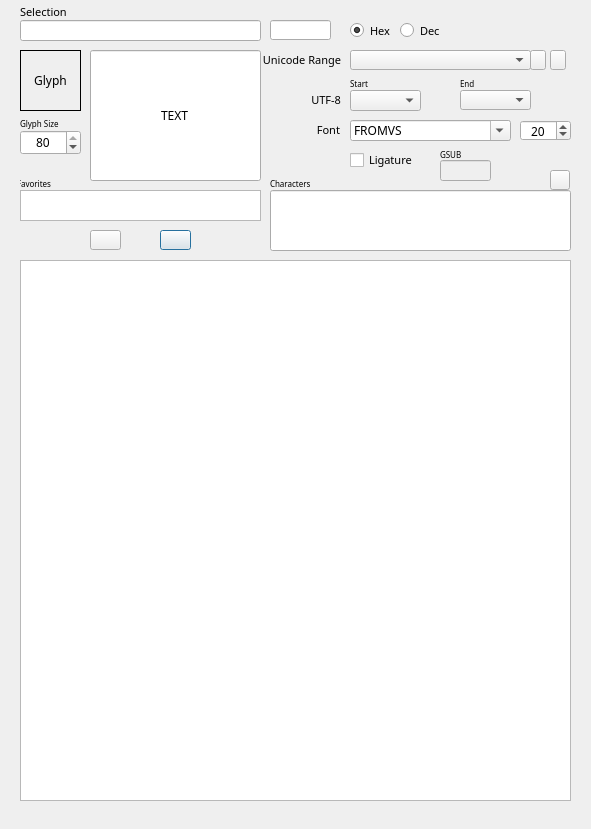
<?xml version="1.0" encoding="UTF-8"?>
<ui version="4.0">
 <class>CharRef</class>
 <widget class="QDialog" name="CharRef">
  <property name="geometry">
   <rect>
    <x>0</x>
    <y>0</y>
    <width>591</width>
    <height>829</height>
   </rect>
  </property>
  <property name="font">
   <font>
    <family>FROMVS</family>
    <pointsize>9</pointsize>
   </font>
  </property>
  <property name="windowTitle">
   <string>Character Reference</string>
  </property>
  <widget class="QTableWidget" name="chrTableWidget">
   <property name="geometry">
    <rect>
     <x>20</x>
     <y>260</y>
     <width>551</width>
     <height>541</height>
    </rect>
   </property>
   <property name="sizePolicy">
    <sizepolicy hsizetype="Preferred" vsizetype="Preferred">
     <horstretch>0</horstretch>
     <verstretch>0</verstretch>
    </sizepolicy>
   </property>
   <property name="font">
    <font>
     <family>FROMVS</family>
     <pointsize>12</pointsize>
    </font>
   </property>
   <property name="acceptDrops">
    <bool>false</bool>
   </property>
   <property name="editTriggers">
    <set>QAbstractItemView::CurrentChanged|QAbstractItemView::DoubleClicked|QAbstractItemView::EditKeyPressed|QAbstractItemView::SelectedClicked</set>
   </property>
   <property name="selectionMode">
    <enum>QAbstractItemView::SingleSelection</enum>
   </property>
   <property name="wordWrap">
    <bool>false</bool>
   </property>
   <property name="cornerButtonEnabled">
    <bool>false</bool>
   </property>
  </widget>
  <widget class="QLabel" name="fontlabel">
   <property name="geometry">
    <rect>
     <x>290</x>
     <y>120</y>
     <width>50</width>
     <height>20</height>
    </rect>
   </property>
   <property name="font">
    <font>
     <family>FROMVS</family>
     <pointsize>8</pointsize>
     <weight>50</weight>
     <italic>false</italic>
     <bold>false</bold>
    </font>
   </property>
   <property name="text">
    <string>Font</string>
   </property>
   <property name="alignment">
    <set>Qt::AlignRight|Qt::AlignTrailing|Qt::AlignVCenter</set>
   </property>
  </widget>
  <widget class="QLineEdit" name="chrSelected">
   <property name="geometry">
    <rect>
     <x>90</x>
     <y>50</y>
     <width>171</width>
     <height>131</height>
    </rect>
   </property>
   <property name="font">
    <font>
     <family>FROMVS</family>
     <pointsize>9</pointsize>
    </font>
   </property>
   <property name="toolTip">
    <string>Selected Character</string>
   </property>
   <property name="text">
    <string>TEXT</string>
   </property>
   <property name="alignment">
    <set>Qt::AlignCenter</set>
   </property>
   <property name="readOnly">
    <bool>true</bool>
   </property>
  </widget>
  <widget class="QComboBox" name="uCodeRangeComboBox">
   <property name="geometry">
    <rect>
     <x>350</x>
     <y>50</y>
     <width>181</width>
     <height>20</height>
    </rect>
   </property>
   <property name="font">
    <font>
     <family>FROMVS</family>
     <pointsize>9</pointsize>
    </font>
   </property>
   <property name="toolTip">
    <string>Select Unicode Point Range</string>
   </property>
  </widget>
  <widget class="QSpinBox" name="fontSizeBox">
   <property name="geometry">
    <rect>
     <x>520</x>
     <y>120</y>
     <width>51</width>
     <height>21</height>
    </rect>
   </property>
   <property name="font">
    <font>
     <family>FROMVS</family>
     <pointsize>9</pointsize>
    </font>
   </property>
   <property name="toolTip">
    <string>Select font size</string>
   </property>
   <property name="alignment">
    <set>Qt::AlignCenter</set>
   </property>
   <property name="minimum">
    <number>6</number>
   </property>
   <property name="maximum">
    <number>100</number>
   </property>
   <property name="value">
    <number>20</number>
   </property>
  </widget>
  <widget class="QLabel" name="uCodeUTFLabel">
   <property name="geometry">
    <rect>
     <x>290</x>
     <y>90</y>
     <width>51</width>
     <height>20</height>
    </rect>
   </property>
   <property name="font">
    <font>
     <family>FROMVS</family>
     <pointsize>8</pointsize>
    </font>
   </property>
   <property name="text">
    <string>UTF-8</string>
   </property>
   <property name="alignment">
    <set>Qt::AlignRight|Qt::AlignTrailing|Qt::AlignVCenter</set>
   </property>
  </widget>
  <widget class="QLabel" name="uCodeRangeLabel">
   <property name="geometry">
    <rect>
     <x>260</x>
     <y>50</y>
     <width>81</width>
     <height>20</height>
    </rect>
   </property>
   <property name="font">
    <font>
     <family>FROMVS</family>
     <pointsize>8</pointsize>
    </font>
   </property>
   <property name="text">
    <string>Unicode Range</string>
   </property>
   <property name="alignment">
    <set>Qt::AlignRight|Qt::AlignTrailing|Qt::AlignVCenter</set>
   </property>
  </widget>
  <widget class="QLabel" name="uCodeEndRangeLabel">
   <property name="geometry">
    <rect>
     <x>460</x>
     <y>80</y>
     <width>16</width>
     <height>10</height>
    </rect>
   </property>
   <property name="font">
    <font>
     <family>FROMVS</family>
     <pointsize>6</pointsize>
    </font>
   </property>
   <property name="text">
    <string>End</string>
   </property>
   <property name="alignment">
    <set>Qt::AlignBottom|Qt::AlignLeading|Qt::AlignLeft</set>
   </property>
  </widget>
  <widget class="QLabel" name="uCodeStartRangeLabel">
   <property name="geometry">
    <rect>
     <x>350</x>
     <y>80</y>
     <width>21</width>
     <height>10</height>
    </rect>
   </property>
   <property name="font">
    <font>
     <family>FROMVS</family>
     <pointsize>6</pointsize>
    </font>
   </property>
   <property name="text">
    <string>Start</string>
   </property>
   <property name="alignment">
    <set>Qt::AlignBottom|Qt::AlignLeading|Qt::AlignLeft</set>
   </property>
  </widget>
  <widget class="QLineEdit" name="GlyphNameLE">
   <property name="enabled">
    <bool>true</bool>
   </property>
   <property name="geometry">
    <rect>
     <x>20</x>
     <y>20</y>
     <width>241</width>
     <height>21</height>
    </rect>
   </property>
   <property name="toolTip">
    <string>Glyph Name</string>
   </property>
  </widget>
  <widget class="QFontComboBox" name="fontComboBox">
   <property name="geometry">
    <rect>
     <x>350</x>
     <y>120</y>
     <width>161</width>
     <height>21</height>
    </rect>
   </property>
   <property name="font">
    <font>
     <family>FROMVS</family>
     <pointsize>9</pointsize>
     <weight>50</weight>
     <italic>false</italic>
     <bold>false</bold>
    </font>
   </property>
   <property name="toolTip">
    <string>Select font</string>
   </property>
   <property name="currentText">
    <string>FROMVS</string>
   </property>
  </widget>
  <widget class="QLineEdit" name="chrString">
   <property name="geometry">
    <rect>
     <x>270</x>
     <y>190</y>
     <width>301</width>
     <height>61</height>
    </rect>
   </property>
   <property name="toolTip">
    <string>Selected Characters Text</string>
   </property>
  </widget>
  <widget class="QLabel" name="Glyph">
   <property name="geometry">
    <rect>
     <x>20</x>
     <y>50</y>
     <width>61</width>
     <height>61</height>
    </rect>
   </property>
   <property name="font">
    <font>
     <family>FROMVS</family>
     <pointsize>9</pointsize>
    </font>
   </property>
   <property name="toolTip">
    <string>Glyph</string>
   </property>
   <property name="frameShape">
    <enum>QFrame::Box</enum>
   </property>
   <property name="text">
    <string>Glyph</string>
   </property>
   <property name="alignment">
    <set>Qt::AlignCenter</set>
   </property>
  </widget>
  <widget class="QPushButton" name="nextButton">
   <property name="geometry">
    <rect>
     <x>160</x>
     <y>230</y>
     <width>31</width>
     <height>20</height>
    </rect>
   </property>
   <property name="font">
    <font>
     <family>FROMVS</family>
     <pointsize>10</pointsize>
    </font>
   </property>
   <property name="toolTip">
    <string>nextCharacter</string>
   </property>
   <property name="text">
    <string/>
   </property>
   <property name="icon">
    <iconset resource="../UI_Icons.qrc">
     <normaloff>:/Icons/Icons/forward_alt.png</normaloff>:/Icons/Icons/forward_alt.png</iconset>
   </property>
  </widget>
  <widget class="QPushButton" name="prevButton">
   <property name="geometry">
    <rect>
     <x>90</x>
     <y>230</y>
     <width>31</width>
     <height>20</height>
    </rect>
   </property>
   <property name="font">
    <font>
     <family>FROMVS</family>
     <pointsize>10</pointsize>
    </font>
   </property>
   <property name="toolTip">
    <string>prevCharacter</string>
   </property>
   <property name="text">
    <string/>
   </property>
   <property name="icon">
    <iconset resource="../UI_Icons.qrc">
     <normaloff>:/Icons/Icons/back_alt.png</normaloff>:/Icons/Icons/back_alt.png</iconset>
   </property>
  </widget>
  <widget class="QSpinBox" name="chrSelectedFontSize">
   <property name="geometry">
    <rect>
     <x>20</x>
     <y>130</y>
     <width>61</width>
     <height>25</height>
    </rect>
   </property>
   <property name="font">
    <font>
     <family>FROMVS</family>
     <pointsize>9</pointsize>
    </font>
   </property>
   <property name="toolTip">
    <string>Select font size</string>
   </property>
   <property name="alignment">
    <set>Qt::AlignCenter</set>
   </property>
   <property name="minimum">
    <number>6</number>
   </property>
   <property name="maximum">
    <number>80</number>
   </property>
   <property name="value">
    <number>80</number>
   </property>
  </widget>
  <widget class="QLineEdit" name="GSubLE">
   <property name="enabled">
    <bool>false</bool>
   </property>
   <property name="geometry">
    <rect>
     <x>440</x>
     <y>160</y>
     <width>51</width>
     <height>21</height>
    </rect>
   </property>
   <property name="toolTip">
    <string>Ligature Substitution Characters</string>
   </property>
  </widget>
  <widget class="QLabel" name="gSubLabel">
   <property name="geometry">
    <rect>
     <x>440</x>
     <y>150</y>
     <width>21</width>
     <height>10</height>
    </rect>
   </property>
   <property name="font">
    <font>
     <family>FROMVS</family>
     <pointsize>6</pointsize>
     <weight>50</weight>
     <italic>false</italic>
     <bold>false</bold>
    </font>
   </property>
   <property name="text">
    <string>GSUB</string>
   </property>
   <property name="alignment">
    <set>Qt::AlignLeading|Qt::AlignLeft|Qt::AlignVCenter</set>
   </property>
  </widget>
  <widget class="QCheckBox" name="ligCheckBox">
   <property name="geometry">
    <rect>
     <x>350</x>
     <y>150</y>
     <width>71</width>
     <height>20</height>
    </rect>
   </property>
   <property name="font">
    <font>
     <family>FROMVS</family>
     <pointsize>8</pointsize>
    </font>
   </property>
   <property name="toolTip">
    <string>Ligature</string>
   </property>
   <property name="text">
    <string>Ligature</string>
   </property>
   <property name="icon">
    <iconset resource="../UI_Icons.qrc">
     <normaloff>:/Icons/Icons/tick.png</normaloff>:/Icons/Icons/tick.png</iconset>
   </property>
   <property name="iconSize">
    <size>
     <width>10</width>
     <height>10</height>
    </size>
   </property>
  </widget>
  <widget class="QPushButton" name="uCodeAddRangeButton">
   <property name="geometry">
    <rect>
     <x>530</x>
     <y>50</y>
     <width>16</width>
     <height>20</height>
    </rect>
   </property>
   <property name="toolTip">
    <string>Add Unicode Point Range</string>
   </property>
   <property name="text">
    <string/>
   </property>
   <property name="icon">
    <iconset resource="../UI_Icons.qrc">
     <normaloff>:/Icons/Icons/plus-small.png</normaloff>:/Icons/Icons/plus-small.png</iconset>
   </property>
   <property name="iconSize">
    <size>
     <width>16</width>
     <height>16</height>
    </size>
   </property>
  </widget>
  <widget class="QLabel" name="uCodeSelectionLabel">
   <property name="geometry">
    <rect>
     <x>20</x>
     <y>0</y>
     <width>51</width>
     <height>20</height>
    </rect>
   </property>
   <property name="font">
    <font>
     <family>FROMVS</family>
     <pointsize>8</pointsize>
    </font>
   </property>
   <property name="text">
    <string>Selection</string>
   </property>
   <property name="alignment">
    <set>Qt::AlignBottom|Qt::AlignLeading|Qt::AlignLeft</set>
   </property>
  </widget>
  <widget class="QLineEdit" name="uCodeSelectedLE">
   <property name="enabled">
    <bool>true</bool>
   </property>
   <property name="geometry">
    <rect>
     <x>270</x>
     <y>20</y>
     <width>61</width>
     <height>20</height>
    </rect>
   </property>
   <property name="toolTip">
    <string>Selected Unicode Point</string>
   </property>
   <property name="text">
    <string/>
   </property>
   <property name="readOnly">
    <bool>true</bool>
   </property>
  </widget>
  <widget class="QRadioButton" name="hexRadioButton">
   <property name="geometry">
    <rect>
     <x>350</x>
     <y>20</y>
     <width>41</width>
     <height>21</height>
    </rect>
   </property>
   <property name="font">
    <font>
     <family>FROMVS</family>
     <pointsize>8</pointsize>
    </font>
   </property>
   <property name="toolTip">
    <string>Show Hexadecimal Unicode Points</string>
   </property>
   <property name="text">
    <string>Hex</string>
   </property>
   <property name="checked">
    <bool>true</bool>
   </property>
   <attribute name="buttonGroup">
    <string notr="true">buttonGroup_2</string>
   </attribute>
  </widget>
  <widget class="QRadioButton" name="decRadioButton">
   <property name="geometry">
    <rect>
     <x>400</x>
     <y>20</y>
     <width>41</width>
     <height>21</height>
    </rect>
   </property>
   <property name="font">
    <font>
     <family>FROMVS</family>
     <pointsize>8</pointsize>
    </font>
   </property>
   <property name="toolTip">
    <string>Show Decimal Unicode Points</string>
   </property>
   <property name="text">
    <string>Dec</string>
   </property>
   <attribute name="buttonGroup">
    <string notr="true">buttonGroup_2</string>
   </attribute>
  </widget>
  <widget class="QPushButton" name="uCodeRemoveRangeButton">
   <property name="geometry">
    <rect>
     <x>550</x>
     <y>50</y>
     <width>16</width>
     <height>20</height>
    </rect>
   </property>
   <property name="toolTip">
    <string>Remove Unicode Point Range</string>
   </property>
   <property name="text">
    <string/>
   </property>
   <property name="icon">
    <iconset resource="../UI_Icons.qrc">
     <normaloff>:/Icons/Icons/minus-small.png</normaloff>:/Icons/Icons/minus-small.png</iconset>
   </property>
   <property name="iconSize">
    <size>
     <width>16</width>
     <height>16</height>
    </size>
   </property>
  </widget>
  <widget class="QComboBox" name="uCodeStartRangeComboBox">
   <property name="geometry">
    <rect>
     <x>350</x>
     <y>90</y>
     <width>71</width>
     <height>21</height>
    </rect>
   </property>
   <property name="font">
    <font>
     <pointsize>8</pointsize>
    </font>
   </property>
   <property name="toolTip">
    <string>Start Unicode Point Range</string>
   </property>
  </widget>
  <widget class="QComboBox" name="uCodeEndRangeComboBox">
   <property name="geometry">
    <rect>
     <x>460</x>
     <y>90</y>
     <width>71</width>
     <height>20</height>
    </rect>
   </property>
   <property name="font">
    <font>
     <pointsize>8</pointsize>
    </font>
   </property>
   <property name="toolTip">
    <string>End Unicode Point Range</string>
   </property>
  </widget>
  <widget class="QPushButton" name="copyButton">
   <property name="geometry">
    <rect>
     <x>550</x>
     <y>170</y>
     <width>20</width>
     <height>20</height>
    </rect>
   </property>
   <property name="text">
    <string/>
   </property>
   <property name="icon">
    <iconset resource="../UI_Icons.qrc">
     <normaloff>:/Icons/Icons/document-copy.png</normaloff>:/Icons/Icons/document-copy.png</iconset>
   </property>
  </widget>
  <widget class="QTableView" name="favoritesableView">
   <property name="geometry">
    <rect>
     <x>20</x>
     <y>190</y>
     <width>241</width>
     <height>31</height>
    </rect>
   </property>
   <property name="font">
    <font>
     <family>FROMVS</family>
     <pointsize>10</pointsize>
    </font>
   </property>
   <property name="toolTip">
    <string>Favorites</string>
   </property>
   <property name="selectionMode">
    <enum>QAbstractItemView::MultiSelection</enum>
   </property>
  </widget>
  <widget class="QLabel" name="favoritesLabel">
   <property name="geometry">
    <rect>
     <x>20</x>
     <y>180</y>
     <width>31</width>
     <height>10</height>
    </rect>
   </property>
   <property name="font">
    <font>
     <family>FROMVS</family>
     <pointsize>6</pointsize>
    </font>
   </property>
   <property name="text">
    <string>Favorites</string>
   </property>
   <property name="alignment">
    <set>Qt::AlignBottom|Qt::AlignRight|Qt::AlignTrailing</set>
   </property>
  </widget>
  <widget class="QLabel" name="favoritesLabel_2">
   <property name="geometry">
    <rect>
     <x>20</x>
     <y>120</y>
     <width>61</width>
     <height>10</height>
    </rect>
   </property>
   <property name="font">
    <font>
     <family>FROMVS</family>
     <pointsize>6</pointsize>
    </font>
   </property>
   <property name="text">
    <string>Glyph Size</string>
   </property>
   <property name="alignment">
    <set>Qt::AlignBottom|Qt::AlignLeading|Qt::AlignLeft</set>
   </property>
  </widget>
  <widget class="QLabel" name="favoritesLabel_3">
   <property name="geometry">
    <rect>
     <x>270</x>
     <y>180</y>
     <width>41</width>
     <height>10</height>
    </rect>
   </property>
   <property name="font">
    <font>
     <family>FROMVS</family>
     <pointsize>6</pointsize>
    </font>
   </property>
   <property name="text">
    <string>Characters</string>
   </property>
   <property name="alignment">
    <set>Qt::AlignBottom|Qt::AlignLeading|Qt::AlignLeft</set>
   </property>
  </widget>
  <zorder>fontlabel</zorder>
  <zorder>chrSelected</zorder>
  <zorder>uCodeRangeComboBox</zorder>
  <zorder>fontSizeBox</zorder>
  <zorder>uCodeUTFLabel</zorder>
  <zorder>uCodeRangeLabel</zorder>
  <zorder>uCodeEndRangeLabel</zorder>
  <zorder>uCodeStartRangeLabel</zorder>
  <zorder>GlyphNameLE</zorder>
  <zorder>fontComboBox</zorder>
  <zorder>chrString</zorder>
  <zorder>Glyph</zorder>
  <zorder>nextButton</zorder>
  <zorder>prevButton</zorder>
  <zorder>chrSelectedFontSize</zorder>
  <zorder>GSubLE</zorder>
  <zorder>gSubLabel</zorder>
  <zorder>ligCheckBox</zorder>
  <zorder>uCodeAddRangeButton</zorder>
  <zorder>uCodeSelectionLabel</zorder>
  <zorder>uCodeSelectedLE</zorder>
  <zorder>hexRadioButton</zorder>
  <zorder>decRadioButton</zorder>
  <zorder>uCodeRemoveRangeButton</zorder>
  <zorder>uCodeStartRangeComboBox</zorder>
  <zorder>uCodeEndRangeComboBox</zorder>
  <zorder>copyButton</zorder>
  <zorder>favoritesableView</zorder>
  <zorder>favoritesLabel</zorder>
  <zorder>favoritesLabel_2</zorder>
  <zorder>favoritesLabel_3</zorder>
  <zorder>chrTableWidget</zorder>
 </widget>
 <resources>
  <include location="../UI_Icons.qrc"/>
 </resources>
 <connections/>
 <buttongroups>
  <buttongroup name="buttonGroup_2"/>
 </buttongroups>
</ui>
